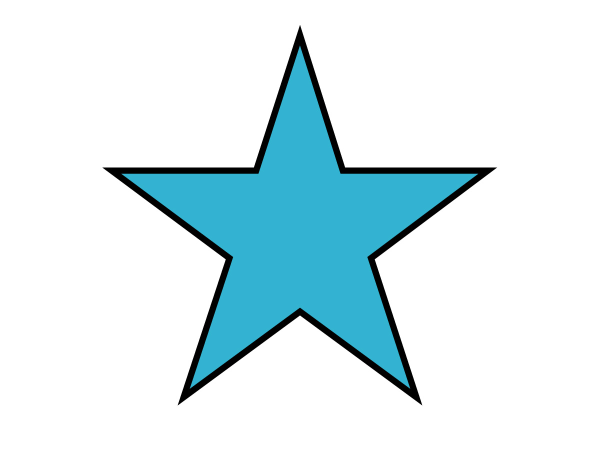
#> input picture Deep_Learning/OpenCV/images/star.jpg, 1200 x 900 px (shown at 1/2 size)
$ python OpenCV26.py
#> lines starting #> are read from the running program, lines starting #| are printed output that depends on the picture; after the words box and inside, x2 and y2 are one past the last pixel; in counts of white or black regions, pixels touching at a corner belong together
import cv2

# 블록 선체
# 블록 선체란 어느 한 부분도 오목하지 않은 도형을 의미한다.

img = cv2.imread('./images/star.jpg')
#> img is the input picture: shape (900, 1200, 3); mean B, G, R 239.7, 235, 216.1
img1 = img.copy()
imgray = cv2.cvtColor(img, cv2.COLOR_BGR2GRAY)
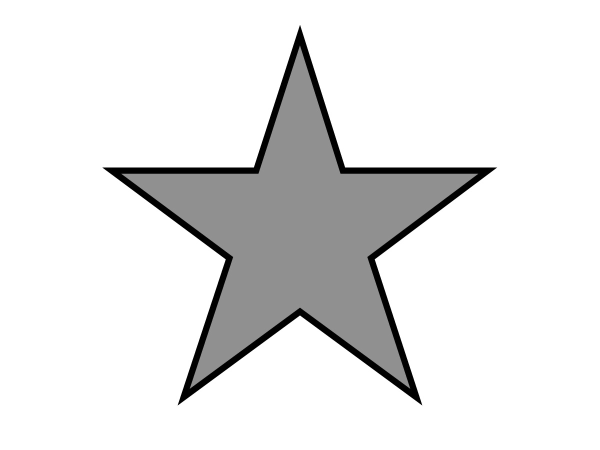
#> imgray: shape (900, 1200) (shown at 1/2 size); min 0, max 255, mean 229.9

ret, thr = cv2.threshold(imgray, 127, 255, 0)
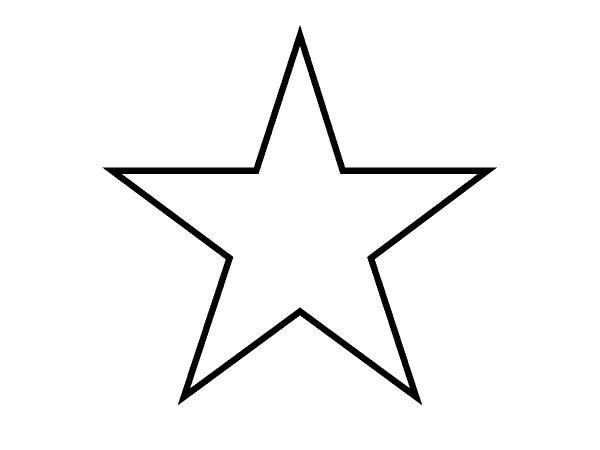
#> thr: shape (900, 1200) (shown at 1/2 size); 96.5% white; 1 black region

contours, _ = cv2.findContours(thr, cv2.RETR_TREE, cv2.CHAIN_APPROX_SIMPLE)
#> contours = 3 contours; box (x1, y1, x2, y2) and area: (0, 0, 1200, 900) 1077901, (204, 50, 995, 811) 198336, (244, 93, 955, 776) 158279
contour = contours[1]
#> contour = contour of 1260 points, box (x1, y1, x2, y2) (204, 50, 995, 811), area 198336

cv2.drawContours(img, [contour], 0, (0, 0, 255), 3)
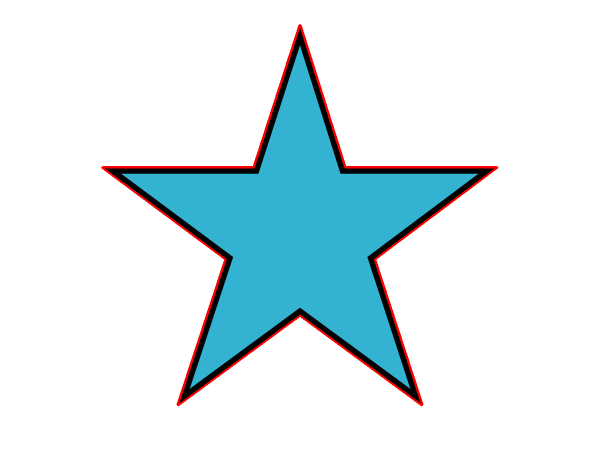
#> img: shape (900, 1200, 3) (shown at 1/2 size); 1.27% of pixels changed, all inside (x1, y1, x2, y2) = (202, 48, 997, 813)
check = cv2.isContourConvex(contour)
#> check = False
if not check:
    hull = cv2.convexHull(contour)
#> hull = contour of 10 points, box (x1, y1, x2, y2) (204, 50, 995, 811), area 416438
    cv2.drawContours(img1, [hull], 0, (0, 0, 255), 3)
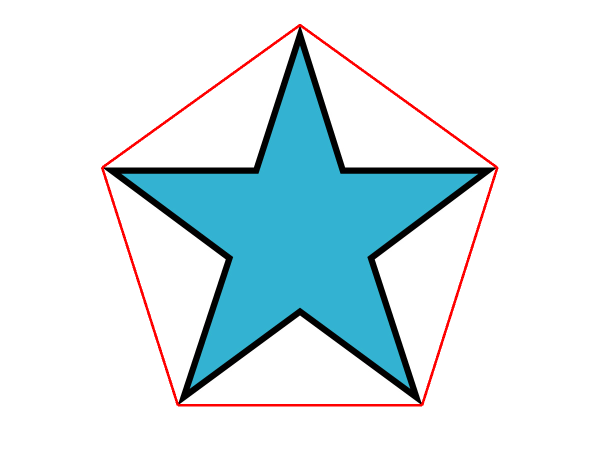
#> img1: shape (900, 1200, 3) (shown at 1/2 size); 1.17% of pixels changed, all inside (x1, y1, x2, y2) = (202, 48, 997, 813)
    img1 = cv2.resize(img1, None, fx=0.5, fy=0.5, interpolation=cv2.INTER_AREA)
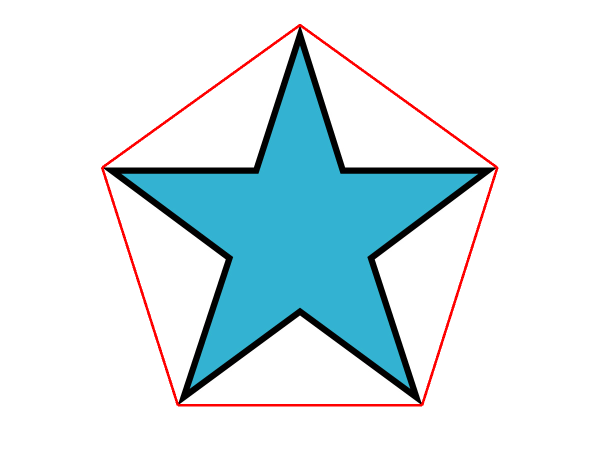
#> img1: shape (450, 600, 3); mean B, G, R 236.7, 232, 216.1
    cv2.imshow('convexHull', img1)
img = cv2.resize(img, None, fx=0.5, fy=0.5, interpolation=cv2.INTER_AREA)
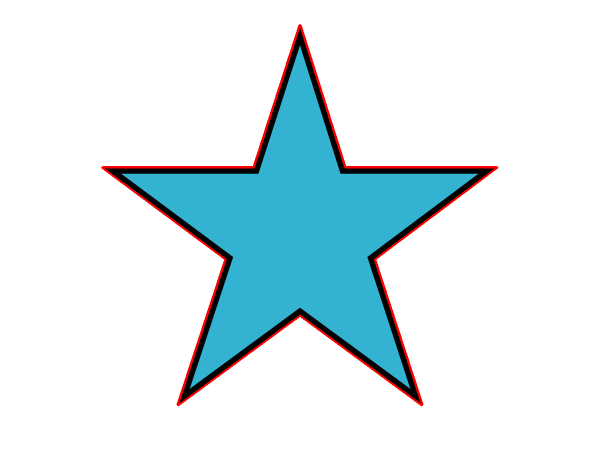
#> img: shape (450, 600, 3); mean B, G, R 237.8, 233.1, 217.4
cv2.imshow('contour', img)
cv2.waitKey(0)
cv2.destroyAllWindows()
